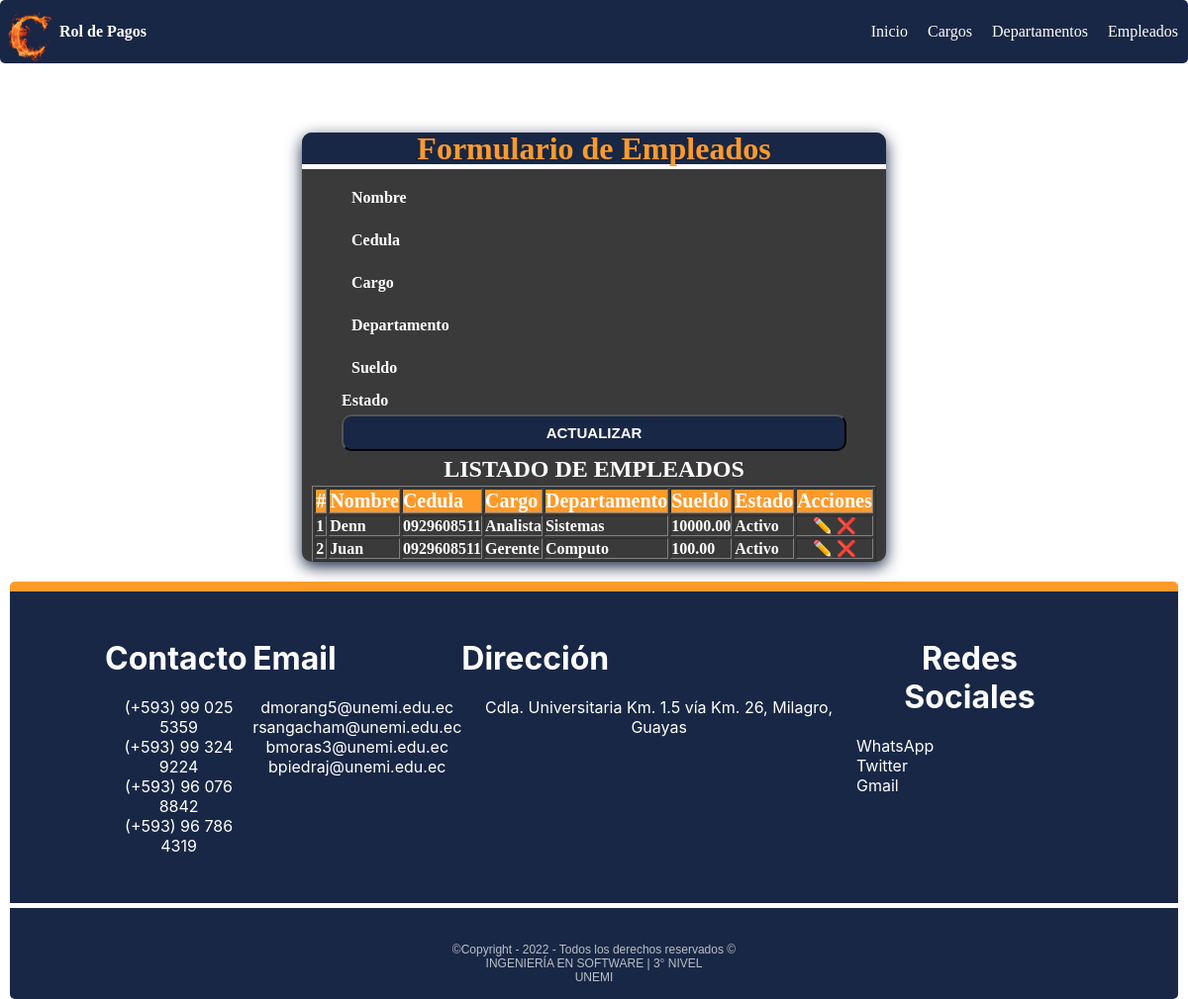
/editar_empleado/3, run on the app's committed database.
### mtto/models.py (models this page shows, shortened)
class Empleado(models.Model):
    id = models.AutoField(primary_key=True)
    nombre = models.CharField(max_length=100, blank=True, null=True)
    cedula = models.CharField(max_length=10, blank=True, null=True)
    cargo = models.ForeignKey(Cargo, on_delete=models.CASCADE)
    departamento = models.ForeignKey(Departamento, on_delete=models.CASCADE)
    sueldo = models.DecimalField(max_digits=10, decimal_places=2)
    estado = models.BooleanField(default=True)
    fecha_creacion = models.DateTimeField(auto_now_add=False, auto_now=True)
    class Meta:
        verbose_name = "Empleado"
        verbose_name_plural = "Empleados"
        ordering = ['id']

class Cargo(models.Model):
    descripcion = models.CharField(max_length=100, blank=False, null=True)
    estado = models.BooleanField(default=True)
    fecha_creacion = models.DateTimeField(auto_now_add=False, auto_now=True)
    class Meta:
        verbose_name = "Cargo"
        verbose_name_plural = "Cargos"
        ordering = ['id']
    def __str__(self):
        return self.descripcion

class Departamento(models.Model):
    descripcion = models.CharField(max_length=100, blank=True, null=True)
    estado = models.BooleanField(default=True)
    fecha_creacion = models.DateTimeField(auto_now_add=False, auto_now=True)
    class Meta:
        verbose_name = "Departamento"
        verbose_name_plural = "Departamentos"
        ordering = ['id']
    def __str__(self):
        return self.descripcion

### mtto/views.py (the view)
# urls.py: path('editar_empleado/<int:id>', editarEmpleado, name="editar_empleado"),
def editarEmpleado(request, id):
    error, empleado_form = None, None
    try:
        empleado = Empleado.objects.get(id=id)
        if request.method == "GET":
            empleado_form = EmpleadoFrom(instance=empleado)
        else:
            empleado_form = EmpleadoFrom(request.POST, instance=empleado)
            if empleado_form.is_valid():
                empleado_form.save()
                return redirect('empleado')
    except Exception as e:
        error = e
    empleados = Empleado.objects.all()
    return render(request, "pages/empleado.html",
                  {'empleadoForm': empleado_form, 'empleados': empleados, 'accion': 'Actualizar'})

### templates/Pages/empleado.html (shortened to what this page needs)
{% extends "inicio.html" %}
{% load static %}
{% block css %}
   <link rel="stylesheet" href="{% static 'css/formulario.css' %}" />
{% endblock %}
{% block contenido %}
  <section class="form-container">
    <div class="form-header" >
      <h1>Formulario de Empleados</h1>
    </div>
    <form method="POST" id="form-departamento" class="form">
       <div class="form-group">
        <label for="nombre">Nombre</label>
      </div>
      <div class="form-group">
        <label for="cedula">Cedula</label>
      </div>
      <div class="form-group">
        <label for="cargo">Cargo</label>
      </div>
      <div class="form-group">
        <label for="departamento" >Departamento</label>
      </div>
       <div class="form-group">
        <label for="sueldo">Sueldo</label>
      </div>
      <div class="form-check">
      <label>Estado</label>
    </div>
    <button
      id="enviar"
      type="submit"
      name="enviar">
    {{ accion }}
    </button>
    </form>
    <div class="consulta none table-responsive" id="consulta">
      <h2 style="text-align: center;">Listado de Empleados</h2>
      <table class="consulta-est" id="consulta-est" border="1">
        <thead>
         <tr>
          <th>#</th>
          <th>Nombre</th>
          <th>Cedula</th>
          <th>Cargo</th>
          <th>Departamento</th>
          <th>Sueldo</th>
          <th>Estado</th>
          <th>Acciones</th>
         </tr>
        </thead>
        <tbody class="detalle-est" id="detalle-est">
          {% for empleado in empleados  %}
          <tr>
                <td>{{empleado.id}}</td>
                <td>{{empleado.nombre}}</td>
                <td>{{empleado.cedula}}</td>
                <td>{{empleado.cargo}}</td>
                <td>{{empleado.departamento}}</td>
                <td>{{empleado.sueldo}}</td>
                <td>{% if empleado.estado %}
                  Activo
                  {% else %}
                  Inactivo
                  {% endif %}</td>
                <td class="acciones">
                  <a href="{% url 'editar_empleado' empleado.id %}">✏️</a>
                  <a href="{% url 'eliminar_empleado' empleado.id %}">❌</a>
                </td>
          </tr>
          {% endfor %}
        </tbody>
      </table>
    </div>
  </section>
{% endblock %}

### static/css/main.css (style rules this page uses)
:root { --primary-color: #182745; --secundary-color: #9c000e; --boton-success:#81f0b2; --boton-secundary:#3b3a3a; --boton-warning:#fe9a2a; --boton-cancelar:#fe4093; --font-size:16px; --font-color:#000; --font-color-reverse:#fff; }
html { box-sizing: border-box; font-size: var(--font-size); scroll-behavior: smooth; color:var(--font-color); }
:before,*:after { box-sizing: inherit; }
body { margin:0; overflow-x: hidden; box-sizing: inherit }
a { text-decoration: none; color: var(--font-color-reverse); }

### static/css/footer.css (style rules this page uses)
* { margin: 0; padding: 0; transition: 0.5s; }
body { height: 100vh; width: 100%; position: relative; }

### static/css/formulario.css (style rules this page uses)
.form-container { background-color: var(--boton-secundary); max-width: 50%; min-width: 240px; border-radius: 10px; box-shadow: 0px 5px 16px 0px var(--primary-color); overflow: hidden; color: var(--font-color-reverse); font-weight: 900; margin: 0 auto; }
.form-header { background: var(--primary-color); padding: 1px; text-align: center; border-bottom: 5px solid var(--font-color-reverse); line-height:30px; }
.form-header h1 { color: var(--boton-warning); font-size: 32px; }
form { padding: 5px 40px; }
.form-group input, .form-group select, .form-group textarea, .form-group { display: block; width: 100%; padding: 5px; margin: 5px; font-size: 1rem; border-radius: 5px; }
.form label { margin: 5px auto; display: block; }
.form-group *::placeholder { color: var(--primary-color); font-size:20px }
.form button { display: block; width: 100%; padding: 8px; background: var(--primary-color); border-radius: 10px; color: var(--font-color-reverse); cursor: pointer; font-weight: 900; font-size: 15px; text-transform: uppercase; transition: background-color 0.3s ease-in-out; }
.table-responsive { width: 100%; overflow-y: hidden; -ms-overflow-style: -ms-autohiding-scrollbar; display: flex; flex-direction:column; justify-content: center; align-items: center; }
.consulta h2 { color: var(--font-color-reverse); text-transform: uppercase; margin-bottom: 3px; text-align: center; }
.consulta-est { width: 90%; }
.consulta-est th { background-color: var(--boton-warning); color:var(--font-color-reverse); font-size:20px; text-align: center; }
.consulta-est th, td { width: 25%; text-align: left; }
.detalle-est .acciones { text-align: center; }

### data on the page
Empleado: id "1", nombre "Denn", cedula "0929608511", cargo "Analista", departamento "Sistemas", sueldo "10000.00", estado "Activo"
Empleado: id "2", nombre "Juan", cedula "0929608511", cargo "Gerente", departamento "Computo", sueldo "100.00", estado "Activo"

### other printed values
{{ accion }} "ACTUALIZAR"
